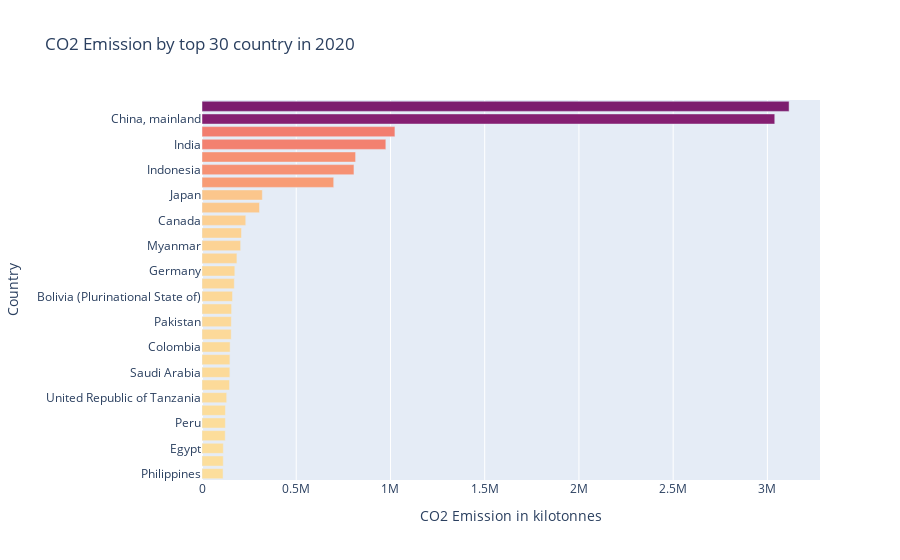

Notebook code for this chart:
### Code cell
import plotly.express as px


def country_emission(df, year, length=30):
    df = df.copy()
    plot = df.loc[df["Year"] == year]
    plot = plot.sort_values(by="total_emission", ascending=True).tail(length)
    
    fig = go.Figure()

    fig.add_trace(go.Bar(
        x=plot['total_emission'],
        y=plot['Area'],
        orientation='h',
        marker=dict(
            color=plot['total_emission'],
            colorscale='sunsetdark'
        )
    ))

    fig.update_layout(
        title=f'CO2 Emission by top {length} country in {year}',
        xaxis_title='CO2 Emission in kilotonnes',
        yaxis_title='Country',
        yaxis=dict(
            automargin=True
        ),
        height=800
    )

    fig.show()

# Example usage:
# country_emission(emission_data, year=2020)

#'magma', 'inferno', 'plasma', 'viridis', 'cividis', 'twili <...> mako', 'mako_r', 'icefire', 'icefire_r', 'vlag', 'vlag_r', 'flare', 'flare_r', 'crest', 'crest_r'
country_emission(emission_data, year=2020)

### Figure 1 — Plotly figure (JSON) as saved in the notebook; plotly's stock layout.template omitted (floating-point values rounded to 4 significant figures)
{"data": [{"marker": {"color": [111700.0, 112800.0, 113000.0, 123300.0, 124100.0, 124400.0, 131000.0, 146100.0, 147900.0, 148000.0, 149100.0, 154900.0, 155500.0, 157100.0, 161900.0, 171400.0, 174200.0, 185300.0, 205000.0, 209500.0, 232200.0, 305100.0, 320100.0, 698800.0, 806300.0, 814900.0, 975500.0, 1024000.0, 3039000.0, 3115000.0], "colorscale": [[0, "rgb(252, 222, 156)"], [0.1667, "rgb(250, 164, 118)"], [0.3333, "rgb(240, 116, 110)"], [0.5, "rgb(227, 79, 111)"], [0.6667, "rgb(220, 57, 119)"], [0.8333, "rgb(185, 37, 122)"], [1, "rgb(124, 29, 111)"]]}, "orientation": "h", "type": "bar", "x": [111700.0, 112800.0, 113000.0, 123300.0, 124100.0, 124400.0, 131000.0, 146100.0, 147900.0, 148000.0, 149100.0, 154900.0, 155500.0, 157100.0, 161900.0, 171400.0, 174200.0, 185300.0, 205000.0, 209500.0, 232200.0, 305100.0, 320100.0, 698800.0, 806300.0, 814900.0, 975500.0, 1024000.0, 3039000.0, 3115000.0], "y": ["Philippines", "United Kingdom of Great Britain and Northern Ireland", "Egypt", "Poland", "Peru", "Italy", "United Republic of Tanzania", "Australia", "Saudi Arabia", "Argentina", "Colombia", "Nigeria", "Pakistan", "Malaysia", "Bolivia (Plurinational State of)", "Viet Nam", "Germany", "Iran (Islamic Republic of)", "Myanmar", "Thailand", "Canada", "Mexico", "Japan", "Democratic Republic of the Congo", "Indonesia", "Brazil", "India", "United States of America", "China, mainland", "China"]}], "layout": {"autosize": true, "title": {"text": "CO2 Emission by top 30 country in 2020"}, "xaxis": {"autorange": true, "range": [0, 3279000.0], "title": {"text": "CO2 Emission in kilotonnes"}, "type": "linear"}, "yaxis": {"automargin": true, "autorange": true, "range": [-0.5, 29.5], "title": {"text": "Country"}, "type": "category"}}}
